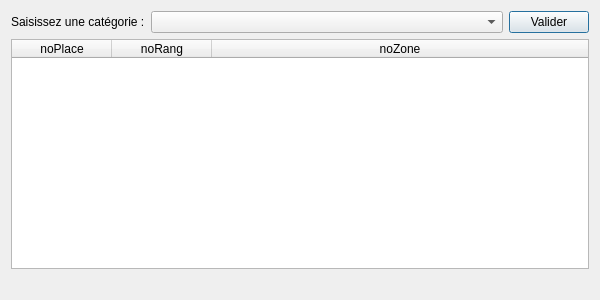
<?xml version="1.0" encoding="UTF-8"?>
<ui version="4.0">
 <class>fct_comp_3</class>
 <widget class="QDialog" name="fct_comp_3">
  <property name="geometry">
   <rect>
    <x>0</x>
    <y>0</y>
    <width>600</width>
    <height>300</height>
   </rect>
  </property>
  <property name="windowTitle">
   <string>Liste des places d'une catégorie (version 2)</string>
  </property>
  <layout class="QVBoxLayout" name="verticalLayout">
   <item>
    <layout class="QHBoxLayout" name="horizontalLayout">
     <item>
      <widget class="QLabel" name="label_2">
       <property name="text">
        <string>Saisissez une catégorie :</string>
       </property>
      </widget>
     </item>
     <item>
      <widget class="QComboBox" name="comboBox_fct_comp_3">
       <property name="sizePolicy">
        <sizepolicy hsizetype="Expanding" vsizetype="Fixed">
         <horstretch>0</horstretch>
         <verstretch>0</verstretch>
        </sizepolicy>
       </property>
      </widget>
     </item>
     <item>
      <widget class="QPushButton" name="pushButton">
       <property name="text">
        <string>Valider</string>
       </property>
      </widget>
     </item>
    </layout>
   </item>
   <item>
    <widget class="QTableWidget" name="table_fct_comp_3">
     <attribute name="horizontalHeaderMinimumSectionSize">
      <number>50</number>
     </attribute>
     <attribute name="horizontalHeaderStretchLastSection">
      <bool>true</bool>
     </attribute>
     <attribute name="verticalHeaderVisible">
      <bool>false</bool>
     </attribute>
     <column>
      <property name="text">
       <string>noPlace</string>
      </property>
     </column>
     <column>
      <property name="text">
       <string>noRang</string>
      </property>
     </column>
     <column>
      <property name="text">
       <string>noZone</string>
      </property>
     </column>
    </widget>
   </item>
   <item>
    <widget class="QLabel" name="label_fct_comp_3">
     <property name="text">
      <string/>
     </property>
     <property name="alignment">
      <set>Qt::AlignCenter</set>
     </property>
    </widget>
   </item>
  </layout>
 </widget>
 <resources/>
 <connections>
  <connection>
   <sender>pushButton</sender>
   <signal>clicked()</signal>
   <receiver>fct_comp_3</receiver>
   <slot>refreshResult()</slot>
   <hints>
    <hint type="sourcelabel">
     <x>364</x>
     <y>52</y>
    </hint>
    <hint type="destinationlabel">
     <x>444</x>
     <y>81</y>
    </hint>
   </hints>
  </connection>
 </connections>
 <slots>
  <slot>refreshResult()</slot>
 </slots>
</ui>
